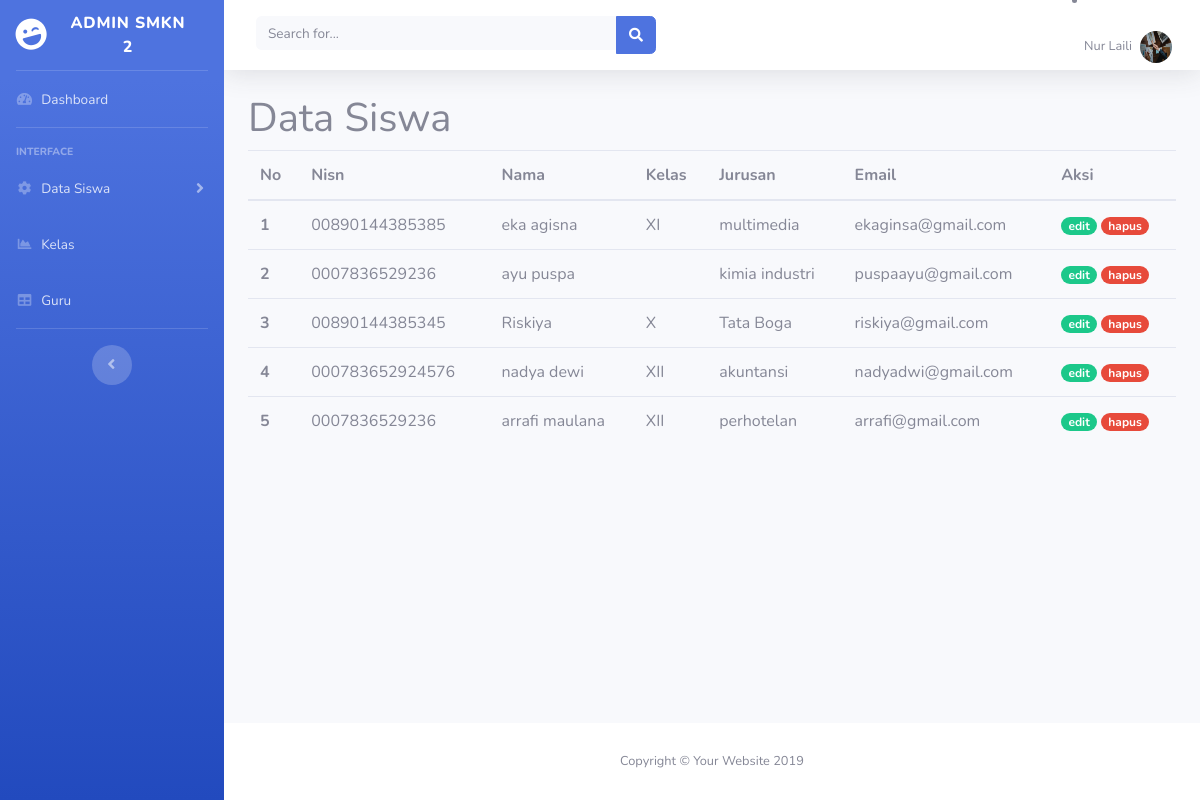
Page /?hal=lihat_siswa on the committed database.
### tables this page shows
CREATE TABLE `siswa` (
  `id` int(20) NOT NULL,
  `nisn` varchar(30) NOT NULL,
  `nama` varchar(50) NOT NULL,
  `kelas` varchar(30) NOT NULL,
  `jurusan` varchar(20) NOT NULL,
  `email` varchar(20) NOT NULL
);

### halaman/function.php (called while the page is built, shortened)
<?php
	$connect = mysqli_connect("localhost", "root", "", "db_sekolah");
	function query($query) {
		global $connect;
		$result = mysqli_query($connect, $query);
		$rows = [];
		while ($row = mysqli_fetch_assoc($result)) {
			$rows[] = $row;
		}
		return $rows;
	}
 ?>

### halaman/lihat_siswa.php (the view, shortened to what this page needs)
<?php
require 'function.php';
$data = query("SELECT * FROM siswa");
?>
<!DOCTYPE html>
<html lang="en">
<head>
</head>
<body>
  <h1>Data Siswa</h1>
  <table class="table table-hover">
  <thead>
    <tr>
      <th scope="col">No</th>
      <th scope="col">Nisn</th>
      <th scope="col">Nama</th>
      <th scope="col">Kelas</th>
      <th scope="col">Jurusan</th>
      <th scope="col">Email</th>
      <th scope="col">Aksi</th>
    </tr>
  </thead>
  <tbody>
    <?php $i = 1; ?>
    <?php foreach ($data as $dt) : ?>
    <tr>
      <th scope="row"><?= $i;  ?></th>
      <td><?= $dt["nisn"];  ?></td>
      <td><?= $dt["nama"];  ?></td>
      <td><?= $dt["kelas"];  ?></td>
      <td><?= $dt["jurusan"];  ?></td>
      <td><?= $dt["email"];  ?></td>
      <td><a href="?hal=edit_siswa&id=<?= $dt["id"];?>" class="badge badge-pill badge-success">edit</a>
          <a href="?hal=hapus_siswa&id=<?= $dt["id"];?>" class="badge badge-pill badge-danger">hapus</a>
      </td>
    </tr>
    <?php $i++; ?>
  <?php endforeach; ?>
  </tbody>
</table>
</body>
</html>

### index.php (shortened to what this page needs)
<!DOCTYPE html>
<html lang="en">
<head>
  <link href="vendor/fontawesome-free/css/all.min.css" rel="stylesheet" type="text/css">
  <link href="css/sb-admin-2.min.css" rel="stylesheet">
</head>
<body id="page-top">
  <div id="wrapper">
    <ul class="navbar-nav bg-gradient-primary sidebar sidebar-dark accordion" id="accordionSidebar">
      <a class="sidebar-brand d-flex align-items-center justify-content-center" href="index.html">
        <div class="sidebar-brand-icon rotate-n-15">
          <i class="fas fa-laugh-wink"></i>
        </div>
        <div class="sidebar-brand-text mx-3">Admin SMKN 2</div>
      </a>
      <hr class="sidebar-divider my-0">
      <li class="nav-item">
        <a class="nav-link" href="?hal=index">
          <i class="fas fa-fw fa-tachometer-alt"></i>
          <span>Dashboard</span></a>
      </li>
      <hr class="sidebar-divider">
      <div class="sidebar-heading">
        Interface
      </div>
      <li class="nav-item">
        <a class="nav-link collapsed" href="#" data-toggle="collapse" data-target="#collapseTwo" aria-expanded="true" aria-controls="collapseTwo">
          <i class="fas fa-fw fa-cog"></i>
          <span>Data Siswa</span>
        </a>
      </li>
      <li class="nav-item">
        <a class="nav-link" href="?hal=lihat_kelas">
          <i class="fas fa-fw fa-chart-area"></i>
          <span>Kelas</span></a>
      </li>
      <li class="nav-item">
        <a class="nav-link" href="?hal=lihat_guru">
          <i class="fas fa-fw fa-table"></i>
          <span>Guru</span></a>
      </li>
      <hr class="sidebar-divider d-none d-md-block">
      <div class="text-center d-none d-md-inline">
        <button class="rounded-circle border-0" id="sidebarToggle"></button>
      </div>
    </ul>
    <div id="content-wrapper" class="d-flex flex-column">
      <div id="content">
        <nav class="navbar navbar-expand navbar-light bg-white topbar mb-4 static-top shadow">
          <form class="d-none d-sm-inline-block form-inline mr-auto ml-md-3 my-2 my-md-0 mw-100 navbar-search">
            <div class="input-group">
              <input type="text" class="form-control bg-light border-0 small" placeholder="Search for..." aria-label="Search" aria-describedby="basic-addon2">
              <div class="input-group-append">
                <button class="btn btn-primary" type="button">
                  <i class="fas fa-search fa-sm"></i>
                </button>
              </div>
            </div>
          </form>
            <li class="nav-item dropdown no-arrow">
              <a class="nav-link dropdown-toggle" href="#" id="userDropdown" role="button" data-toggle="dropdown" aria-haspopup="true" aria-expanded="false">
                <span class="mr-2 d-none d-lg-inline text-gray-600 small">Nur Laili</span>
                <img class="img-profile rounded-circle" src="halaman/jumbotron-bg.jpg">
              </a>
            </li>
        </nav>
        <div class="container-fluid">
          <?php
            $h = $_GET['hal'];
            if($h == "tambah_siswa"){
                include "halaman/tambah_siswa.php";
            }
            elseif ($h == "baru") {
              include "halaman/baru.php";
            }
            else if($h == "lihat_siswa"){
                include "halaman/lihat_siswa.php";
            }
          ?>
        </div>
      </div>
      <footer class="sticky-footer bg-white">
        <div class="container my-auto">
          <div class="copyright text-center my-auto">
            <span>Copyright &copy; Your Website 2019</span>
          </div>
        </div>
      </footer>
    </div>
  </div>
</body>
</html>

### rows in the picture
siswa: nisn "00890144385385", nama "eka agisna", kelas "XI", jurusan "multimedia", email "ekaginsa@gmail.com"
siswa: nisn "0007836529236", nama "ayu puspa", jurusan "kimia industri", email "puspaayu@gmail.com"
siswa: nisn "00890144385345", nama "Riskiya", kelas "X", jurusan "Tata Boga", email "riskiya@gmail.com"
siswa: nisn "000783652924576", nama "nadya dewi", kelas "XII", jurusan "akuntansi", email "nadyadwi@gmail.com"
siswa: nisn "0007836529236", nama "arrafi maulana", kelas "XII", jurusan "perhotelan", email "arrafi@gmail.com"
